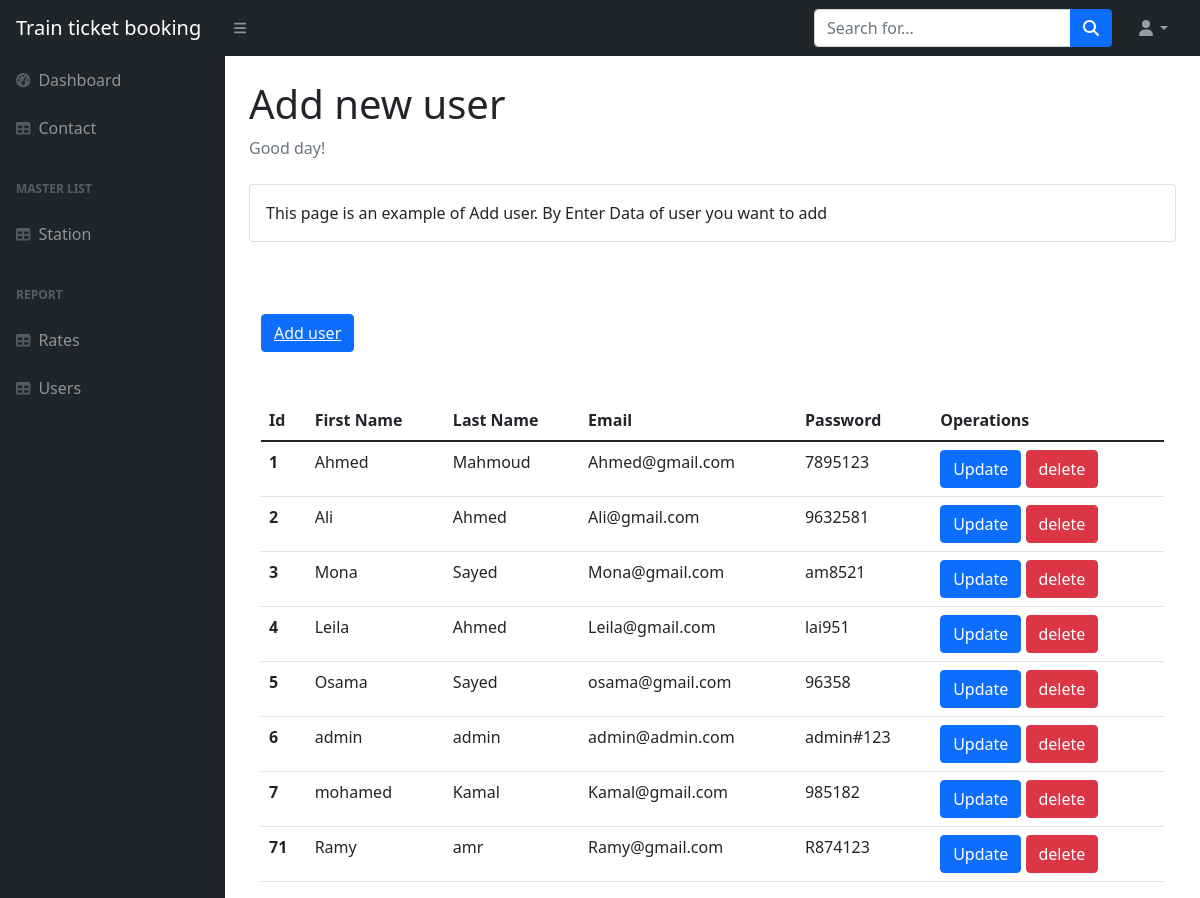
Screenshot of /Views/user.php with the database file from the repository.
### tables this page shows
CREATE TABLE `userd` (
  `id` int(11) NOT NULL,
  `fname` varchar(100) NOT NULL,
  `lname` varchar(100) NOT NULL,
  `Email` varchar(100) NOT NULL,
  `password` varchar(255) NOT NULL
);

### Views/user.php (the view, shortened to what this page needs)
<?php
include 'connect.php';
?>
<!DOCTYPE html>
<html lang="en">
<head>
    <link href="css/styles.css" rel="stylesheet" />
    <link href="https://cdn.jsdelivr.net/npm/bootstrap@5.1.3/dist/css/bootstrap.min.css" rel="stylesheet">
</head>
<body>
    <nav class="sb-topnav navbar navbar-expand navbar-dark bg-dark">
        <a class="navbar-brand ps-3" href="index.php">Train ticket booking</a>
        <button class="btn btn-link btn-sm order-1 order-lg-0 me-4 me-lg-0" id="sidebarToggle" href="#!"><i class="fas fa-bars"></i></button>
        <form class="d-none d-md-inline-block form-inline ms-auto me-0 me-md-3 my-2 my-md-0">
            <div class="input-group">
                <input class="form-control" type="text" placeholder="Search for..." aria-label="Search for..." aria-describedby="btnNavbarSearch" />
                <button class="btn btn-primary" id="btnNavbarSearch" type="button"><i class="fas fa-search"></i></button>
            </div>
        </form>
        <ul class="navbar-nav ms-auto ms-md-0 me-3 me-lg-4">
            <li class="nav-item dropdown">
                <a class="nav-link dropdown-toggle" id="navbarDropdown" href="#" role="button" data-bs-toggle="dropdown" aria-expanded="false"><i class="fas fa-user fa-fw"></i></a>
            </li>
        </ul>
    </nav>
    <div id="layoutSidenav">
        <div id="layoutSidenav_nav">
            <nav class="sb-sidenav accordion sb-sidenav-dark" id="sidenavAccordion">
                <div class="sb-sidenav-menu">
                    <div class="nav">
                        <a class="nav-link" href="#">
                            <div class="sb-nav-link-icon"><i class="fas fa-tachometer-alt"></i></div>
                            Dashboard
                        </a>
                        <a class="nav-link" href="Contact.php">
                            <div class="sb-nav-link-icon"><i class="fas fa-table"></i></div>
                            Contact
                        </a>
                        <div class="sb-sidenav-menu-heading">Master list</div>
                        <a class="nav-link" href="station.php">
                            <div class="sb-nav-link-icon"><i class="fas fa-table"></i></div>
                            Station
                        </a>
                        <div class="sb-sidenav-menu-heading">Report</div>
                        <a class="nav-link" href="Rates.php">
                            <div class="sb-nav-link-icon"><i class="fas fa-table"></i></div>
                            Rates
                        </a>
                        <a class="nav-link" href="user.php">
                            <div class="sb-nav-link-icon"><i class="fas fa-table"></i></div>
                            Users
                        </a>
                    </div>
                </div>
            </nav>
        </div>
        <div id="layoutSidenav_content">
            <main>
                <div class="container-fluid px-4">
                    <h1 class="mt-4">Add new user</h1>
                    <ol class="breadcrumb mb-4">
                        <li class="breadcrumb-item active">Good day!</li>
                    </ol>
                    <div class="card mb-4">
                        <div class="card-body">
                            <p class="mb-0">
                                This page is an example of Add user. By Enter Data of user you want to add
                            </p>
                        </div>
                    </div>
                    <div class="container">
                        <button class="btn btn-primary my-5"><a href="add_user.php" class="text-light">Add user</a></button>
                        <table class="table">
                            <thead>
                                <tr>
                                    <th scope="col">Id</th>
                                    <th scope="col">First Name</th>
                                    <th scope="col">Last Name</th>
                                    <th scope="col">Email</th>
                                    <th scope="col">Password</th>
                                    <th scope="col">Operations</th>
                                </tr>
                            </thead>
                            <tbody>
                                <?php
                                $sql = "Select * from userd ";
                                $result = mysqli_query($conn, $sql);
                                if (!empty($result)) {
                                    while ($row = mysqli_fetch_assoc($result)) {
                                ?>
                                        <tr>
                                            <th scope="row"><?php echo $row['id']; ?> </th>
                                            <td><?php echo $row['fname']; ?></td>
                                            <td><?php echo $row['lname']; ?></td>
                                            <td><?php echo $row['Email']; ?></td>
                                            <td><?php echo $row['password']; ?></td>
                                            <td>
                                                <a href="Update_user.php?id= <?php echo $row['id']; ?> " class="btn btn-primary">Update</a>
                                                <a href="delet.php?id= <?php echo $row['id']; ?> " class="btn btn-danger">delete</a>
                                            </td>
                                        </tr>
                                <?php
                                    }
                                }
                                ?>
                            </tbody>
                        </table>
                    </div>
            </main>
        </div>
    </div>
</body>
</html>

### rows the page displays
userd: id "1", fname "Ahmed", lname "Mahmoud", Email "Ahmed@gmail.com", password "7895123"
userd: id "2", fname "Ali", lname "Ahmed", Email "Ali@gmail.com", password "9632581"
userd: id "3", fname "Mona", lname "Sayed", Email "Mona@gmail.com", password "am8521"
userd: id "4", fname "Leila", lname "Ahmed", Email "Leila@gmail.com", password "lai951"
userd: id "5", fname "Osama", lname "Sayed", Email "osama@gmail.com", password "96358"
userd: id "6", fname "admin", lname "admin", Email "admin@admin.com", password "admin#123"
userd: id "7", fname "mohamed", lname "Kamal", Email "Kamal@gmail.com", password "985182"
userd: id "71", fname "Ramy", lname "amr", Email "Ramy@gmail.com", password "R874123"
